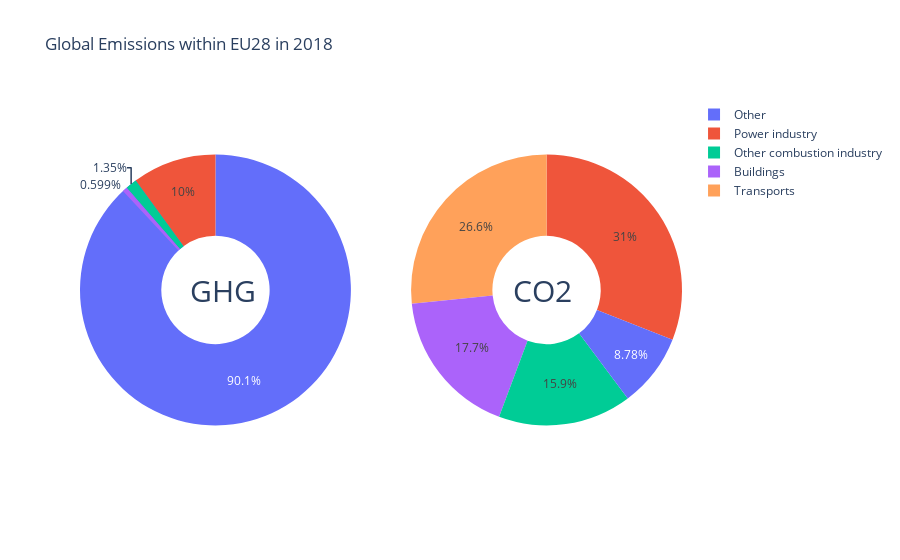

Write notebook code for a chart like this one.
### Code cell
import plotly.graph_objects as go
from plotly.subplots import make_subplots

labels = ["Power industry", "Buildings", "Transports", "Other combustion industry", "Other"]

# Create subplots: use 'domain' type for Pie subplot
fig = make_subplots(rows=1, cols=2, specs=[[{'type':'domain'}, {'type':'domain'}]])
fig.add_trace(go.Pie(labels=labels, values=total_sectors_eu_non_co2_ghg, name="GHG Emissions"),
              1, 1)
fig.add_trace(go.Pie(labels=labels, values=total_sectors_eu_co2, name="CO2 Emissions"),
              1, 2)

# Use `hole` to create a donut-like pie chart
fig.update_traces(hole=.4, hoverinfo="label+percent+name")

fig.update_layout(
    title_text="Global Emissions within EU28 in 2018",
    # Add annotations in the center of the donut pies.
    annotations=[dict(text='GHG', x=0.18, y=0.5, font_size=30, showarrow=False),
                 dict(text='CO2', x=0.82, y=0.5, font_size=30, showarrow=False)])
fig.show()

### Figure 1 — Plotly figure (JSON) as saved in the notebook; plotly's stock layout.template omitted (floating-point values rounded to 4 significant figures)
{"data": [{"domain": {"x": [0, 0.45], "y": [0, 1]}, "hole": 0.4, "hoverinfo": "label+percent+name", "labels": ["Power industry", "Buildings", "Transports", "Other combustion industry", "Other"], "name": "GHG Emissions", "type": "pie", "values": [104.5, 6.242, -21.88, 14.07, 939.7]}, {"domain": {"x": [0.55, 1], "y": [0, 1]}, "hole": 0.4, "hoverinfo": "label+percent+name", "labels": ["Power industry", "Buildings", "Transports", "Other combustion industry", "Other"], "name": "CO2 Emissions", "type": "pie", "values": [1071.0, 610.9, 920.8, 550.9, 303.5]}], "layout": {"annotations": [{"font": {"size": 30}, "showarrow": false, "text": "GHG", "x": 0.18, "y": 0.5}, {"font": {"size": 30}, "showarrow": false, "text": "CO2", "x": 0.82, "y": 0.5}], "title": {"text": "Global Emissions within EU28 in 2018"}}}
